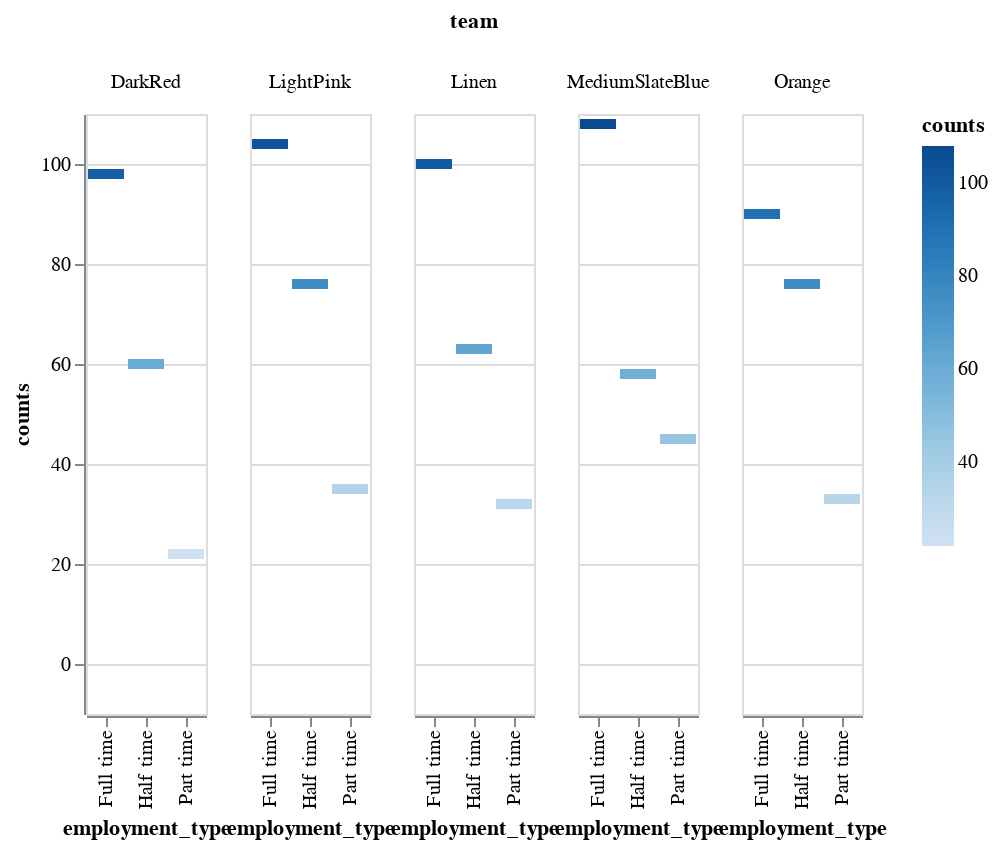

Notebook cell for this chart:
### Markdown cell above
# chart5

### Code cell
data = pd.DataFrame(workers, columns=['id', 'team', 'employment_type'])
data = data.groupby(['team', 'employment_type']).count()
data = data.rename(columns={'id': 'counts'})
data["counts"] = data["counts"].astype('int32')
data = data.reset_index(level=0)
data = data.reset_index(level=0)
alt.Chart(data).mark_bar(orient='horizontal').encode(
    column="team",
    x='employment_type', y='counts', color='counts'
)

### Figure 1 — Vega-Lite specification as saved in the notebook (floating-point values rounded to 4 significant figures)
{"config": {"view": {"continuousWidth": 400, "continuousHeight": 300}}, "data": {"name": "data-1cf9fde31afc3fac67492ee382884f42"}, "mark": {"type": "bar", "orient": "horizontal"}, "encoding": {"color": {"field": "counts", "type": "quantitative"}, "column": {"field": "team", "type": "nominal"}, "x": {"field": "employment_type", "type": "nominal"}, "y": {"field": "counts", "type": "quantitative"}}, "$schema": "https://vega.github.io/schema/vega-lite/v4.17.0.json", "datasets": {"data-1cf9fde31afc3fac67492ee382884f42": [{"employment_type": "Full time", "team": "DarkRed", "counts": 98}, {"employment_type": "Half time", "team": "DarkRed", "counts": 60}, {"employment_type": "Part time", "team": "DarkRed", "counts": 22}, {"employment_type": "Full time", "team": "LightPink", "counts": 104}, {"employment_type": "Half time", "team": "LightPink", "counts": 76}, {"employment_type": "Part time", "team": "LightPink", "counts": 35}, {"employment_type": "Full time", "team": "Linen", "counts": 100}, {"employment_type": "Half time", "team": "Linen", "counts": 63}, {"employment_type": "Part time", "team": "Linen", "counts": 32}, {"employment_type": "Full time", "team": "MediumSlateBlue", "counts": 108}, {"employment_type": "Half time", "team": "MediumSlateBlue", "counts": 58}, {"employment_type": "Part time", "team": "MediumSlateBlue", "counts": 45}, {"employment_type": "Full time", "team": "Orange", "counts": 90}, {"employment_type": "Half time", "team": "Orange", "counts": 76}, {"employment_type": "Part time", "team": "Orange", "counts": 33}]}}
